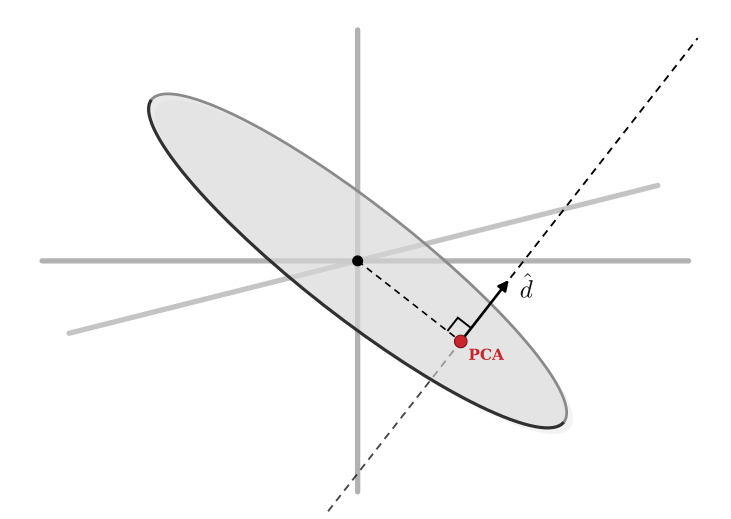

Recreate this plot in Python.
from pathlib import Path
import os

import numpy as np


OUT_DIR = Path(__file__).resolve().parent
os.environ.setdefault("MPLCONFIGDIR", str(OUT_DIR / ".mplconfig"))
os.environ.setdefault("XDG_CACHE_HOME", str(OUT_DIR / ".cache"))
os.environ.setdefault("FC_CACHEDIR", str(OUT_DIR / ".cache" / "fontconfig"))

import matplotlib as mpl

mpl.use("Agg")
import matplotlib.pyplot as plt
from matplotlib.patches import Arc, Ellipse, FancyArrowPatch


mpl.rcParams.update(
    {
        "text.usetex": False,
        "font.family": "serif",
        "font.size": 11,
        "mathtext.fontset": "cm",
        "axes.linewidth": 0.8,
        "figure.dpi": 150,
        "savefig.dpi": 300,
    }
)


PNG_OUT = OUT_DIR / "figure_02_pca_point.png"
PDF_OUT = OUT_DIR / "figure_02_pca_point.pdf"


def unit(angle_deg: float) -> np.ndarray:
    angle = np.deg2rad(angle_deg)
    return np.array([np.cos(angle), np.sin(angle)])


def draw_line(ax, p1, p2, **kwargs):
    ax.plot([p1[0], p2[0]], [p1[1], p2[1]], **kwargs)


def main() -> None:
    fig, ax = plt.subplots(figsize=(7.8, 5.2))
    fig.patch.set_facecolor("white")
    ax.set_facecolor("white")
    ax.set_aspect("equal")
    ax.axis("off")

    origin = np.array([0.0, 0.0])

    direction_angle = 52
    disk_angle = direction_angle - 90
    nu_dir = unit(direction_angle)

    # Detector-coordinate axes, kept subtle so the injection construction dominates.
    axis_style = dict(color="#b2b2b2", lw=3.8, solid_capstyle="round", zorder=1)
    draw_line(ax, np.array([-4.1, 0.0]), np.array([4.3, 0.0]), **axis_style)
    draw_line(ax, np.array([0.0, -3.0]), np.array([0.0, 3.0]), **axis_style)
    draw_line(
        ax,
        np.array([-3.75, -0.94]),
        np.array([3.9, 0.98]),
        color="#c4c4c4",
        lw=3.8,
        solid_capstyle="round",
        zorder=0,
    )

    # Disk appears as an ellipse because the disk plane is viewed obliquely.
    # A small offset copy and split outline give a simple pseudo-3D thickness.
    disk_shadow = Ellipse(
        xy=origin + np.array([0.08, -0.08]),
        width=6.8,
        height=1.45,
        angle=disk_angle,
        facecolor="#bfbfbf",
        edgecolor="none",
        alpha=0.18,
        zorder=1,
    )
    ax.add_patch(disk_shadow)

    disk = Ellipse(
        xy=origin,
        width=6.8,
        height=1.45,
        angle=disk_angle,
        facecolor="#d9d9d9",
        edgecolor="none",
        alpha=0.58,
        zorder=2,
    )
    ax.add_patch(disk)

    ax.add_patch(
        Arc(
            origin,
            width=6.8,
            height=1.45,
            angle=disk_angle,
            theta1=0,
            theta2=180,
            color="#8a8a8a",
            lw=2.0,
            zorder=3,
        )
    )
    ax.add_patch(
        Arc(
            origin,
            width=6.8,
            height=1.45,
            angle=disk_angle,
            theta1=180,
            theta2=360,
            color="#303030",
            lw=2.3,
            zorder=4,
        )
    )

    # The sampled disk point is the point of closest approach (PCA).
    a_ell = 6.8 / 2
    b_ell = 1.45 / 2
    pca_t = 0
    pca_r = 0.50
    theta = np.deg2rad(disk_angle)
    pca = pca_r * np.array(
        [
            a_ell * np.cos(pca_t) * np.cos(theta)
            - b_ell * np.sin(pca_t) * np.sin(theta),
            a_ell * np.cos(pca_t) * np.sin(theta)
            + b_ell * np.sin(pca_t) * np.cos(theta),
        ]
    )
    draw_line(
        ax,
        origin,
        pca,
        color="black",
        lw=1.2,
        linestyle=(0, (4, 3)),
        zorder=6,
    )

    arrow_start = pca
    arrow_end = pca + 1.05 * nu_dir
    draw_line(
        ax,
        pca - 2.8 * nu_dir,
        pca,
        color="black",
        lw=1.35,
        linestyle=(0, (4, 3)),
        alpha=0.72,
        zorder=1.7,
    )
    draw_line(
        ax,
        arrow_end,
        pca + 5 * nu_dir,
        color="black",
        lw=1.35,
        linestyle=(0, (4, 3)),
        zorder=8,
    )
    ax.add_patch(
        FancyArrowPatch(
            arrow_start,
            arrow_end,
            arrowstyle="-|>",
            mutation_scale=15,
            lw=1.9,
            color="black",
            zorder=9,
        )
    )
    ax.text(
        *(arrow_end + np.array([0.12, -0.16])),
        r"$\hat{d}$",
        ha="left",
        va="center",
        color="#111111",
        fontsize=18,
        zorder=12,
    )

    marker_size = 0.22
    pca_to_origin_dir = -pca / np.linalg.norm(pca)
    right_angle_points = np.array(
        [
            pca + marker_size * nu_dir,
            pca + marker_size * nu_dir + marker_size * pca_to_origin_dir,
            pca + marker_size * pca_to_origin_dir,
        ]
    )
    ax.plot(
        right_angle_points[:, 0],
        right_angle_points[:, 1],
        color="black",
        lw=1.4,
        solid_capstyle="butt",
        solid_joinstyle="miter",
        zorder=10,
    )

    ax.scatter(
        [pca[0]],
        [pca[1]],
        s=82,
        color="#c9252d",
        edgecolor="#7a1016",
        linewidth=0.8,
        zorder=11,
    )
    ax.text(
        *(pca + np.array([0.1, -0.28])),
        "PCA",
        ha="left",
        va="bottom",
        color="#c9252d",
        fontsize=11,
        fontweight="bold",
        zorder=12,
    )

    ax.scatter([0], [0], s=48, color="black", zorder=8)
    ax.set_xlim(-4.6, 4.8)
    ax.set_ylim(-3.3, 3.35)
    fig.tight_layout(pad=0.25)

    # fig.savefig(PNG_OUT, bbox_inches="tight", pad_inches=0.03)
    fig.savefig(PDF_OUT, bbox_inches="tight", pad_inches=0.03)
    plt.close(fig)
    # print(PNG_OUT)
    print(PDF_OUT)


if __name__ == "__main__":
    main()
